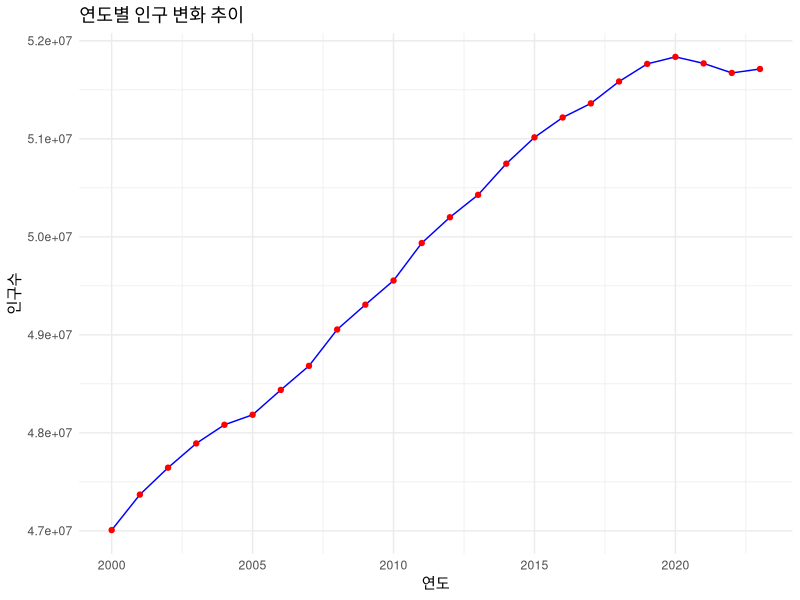
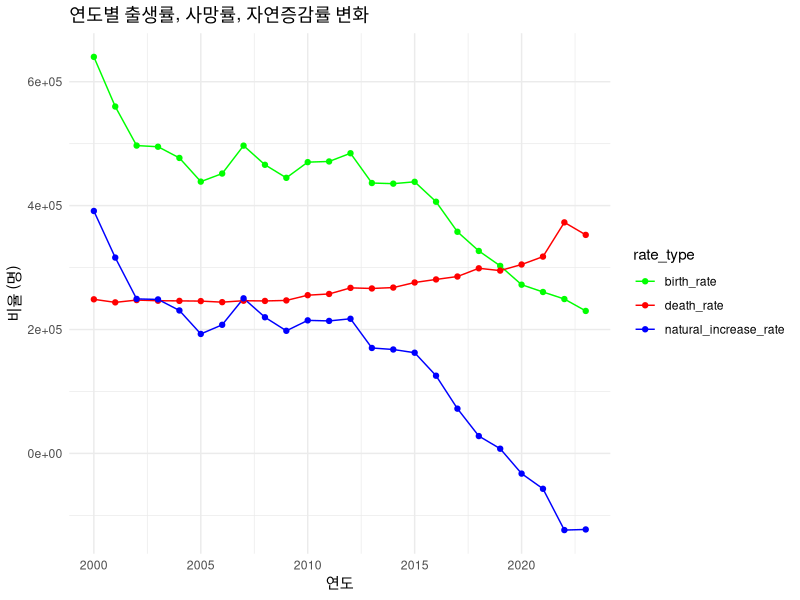
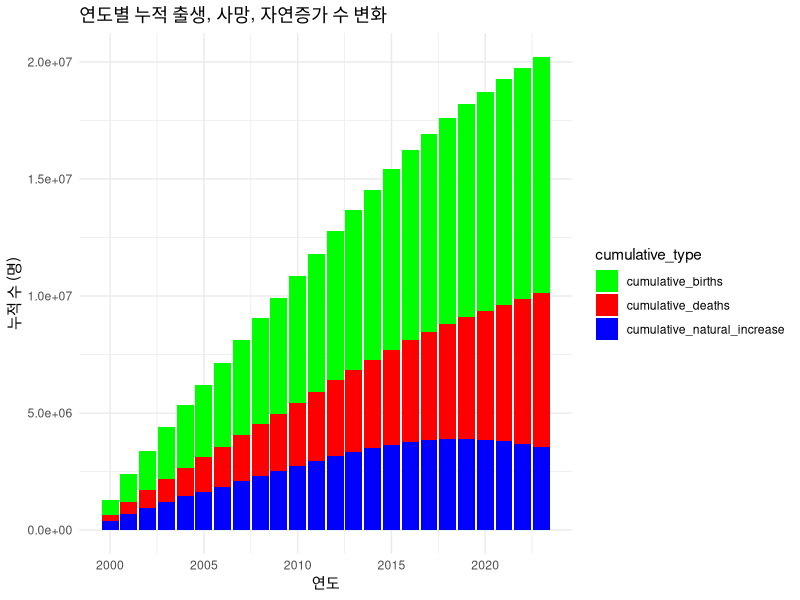
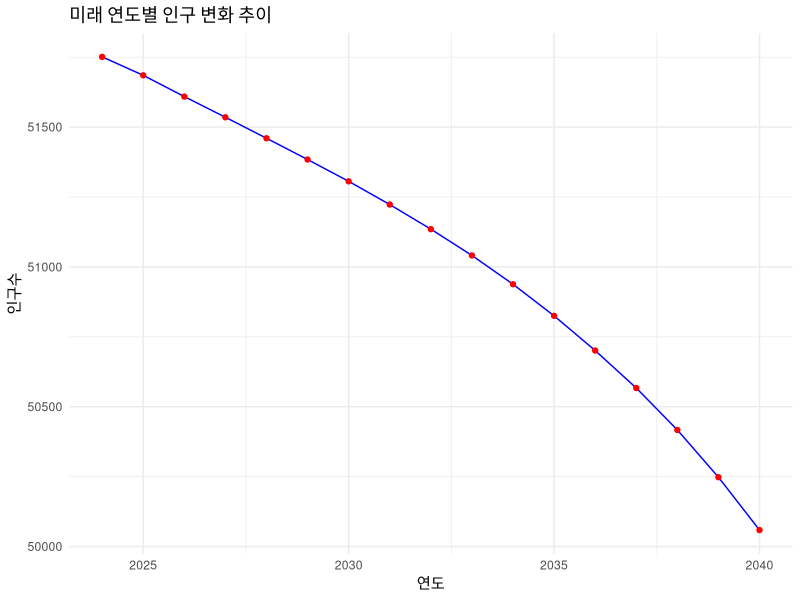
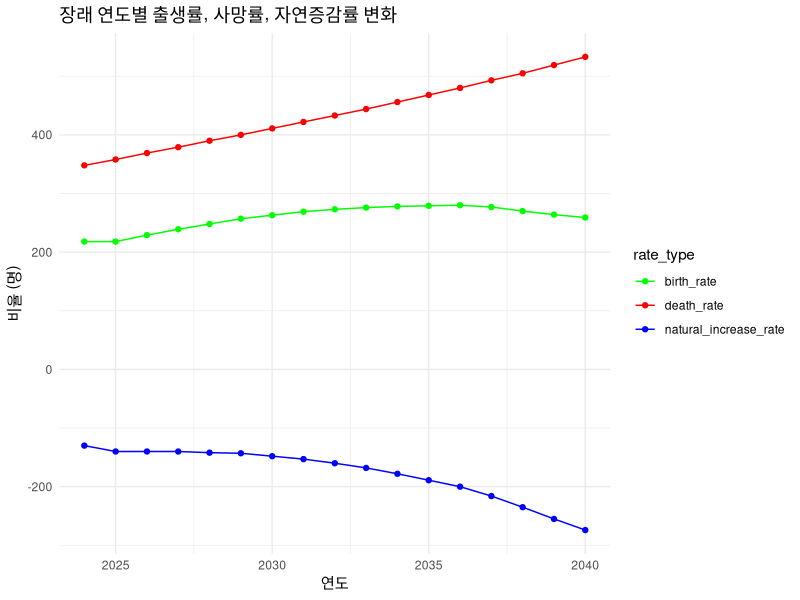

Write R code to recreate these figures, in order.
# 필요한 라이브러리 로드
library(tidyverse)
library(lubridate)

# 데이터 불러오기
demographic_data <- read.csv("PopulationByYear.csv")

# 데이터 구조 확인
str(demographic_data)

# 데이터 확인
head(demographic_data)

# 수치형으로 변환
demographic_data <- demographic_data %>%
  mutate(year = as.numeric(year),
         population = as.numeric(gsub(",", "", population)),
         birth_rate = as.numeric(gsub(",", "", birth_rate)),
         death_rate = as.numeric(gsub(",", "", death_rate)),
         natural_increase_rate = as.numeric(gsub(",", "", natural_increase_rate)))

# 변환된 데이터 확인
str(demographic_data)
head(demographic_data)

# 연도별 인구 변화 시각화
ggplot(demographic_data, aes(x = year, y = population)) +
  geom_line(color = "blue") +
  geom_point(color = "red") +
  ggtitle("연도별 인구 변화 추이") +
  xlab("연도") +
  ylab("인구수") +
  theme_minimal()

# 출생률, 사망률, 자연증감률 시각화
demographic_data_long <- demographic_data %>%
  pivot_longer(cols = c(birth_rate, death_rate, natural_increase_rate), 
               names_to = "rate_type", values_to = "rate")

ggplot(demographic_data_long, aes(x = year, y = rate, color = rate_type)) +
  geom_line() +
  geom_point() +
  ggtitle("연도별 출생률, 사망률, 자연증감률 변화") +
  xlab("연도") +
  ylab("비율 (명)") +
  theme_minimal() +
  scale_color_manual(values = c("birth_rate" = "green", 
                                "death_rate" = "red", 
                                "natural_increase_rate" = "blue"))

# 누적 출생, 사망, 자연증가 수 계산
demographic_data <- demographic_data %>%
  mutate(cumulative_births = cumsum(birth_rate),
         cumulative_deaths = cumsum(death_rate),
         cumulative_natural_increase = cumsum(natural_increase_rate))

# 누적 출생, 사망, 자연증가 수 시각화
demographic_data_long_cumulative <- demographic_data %>%
  pivot_longer(cols = c(cumulative_births, cumulative_deaths, cumulative_natural_increase), 
               names_to = "cumulative_type", values_to = "cumulative_value")

ggplot(demographic_data_long_cumulative, aes(x = year, y = cumulative_value, fill = cumulative_type)) +
  geom_bar(stat = "identity", position = "stack") +
  ggtitle("연도별 누적 출생, 사망, 자연증가 수 변화") +
  xlab("연도") +
  ylab("누적 수 (명)") +
  theme_minimal() +
  scale_fill_manual(values = c("cumulative_births" = "green", 
                               "cumulative_deaths" = "red", 
                               "cumulative_natural_increase" = "blue"))


# 장래데이터 불러오기
future_data <- read.csv("PopulationByFuture.csv")

# 데이터 구조 확인
str(future_data)

# 수치형으로 변환
future_data <- future_data %>%
  mutate(year = as.numeric(year),
         population = as.numeric(gsub(",", "", population)),
         birth_rate = as.numeric(gsub(",", "", birth_rate)),
         death_rate = as.numeric(gsub(",", "", death_rate)),
         natural_increase_rate = as.numeric(gsub(",", "", natural_increase_rate)))

# 변환된 데이터 확인
str(future_data)
head(future_data)

# 연도별 인구 변화 시각화
ggplot(future_data, aes(x = year, y = population)) +
  geom_line(color = "blue") +
  geom_point(color = "red") +
  ggtitle("미래 연도별 인구 변화 추이") +
  xlab("연도") +
  ylab("인구수") +
  theme_minimal()

# 출생률, 사망률, 자연증감률 시각화
future_data_long <- future_data %>%
  pivot_longer(cols = c(birth_rate, death_rate, natural_increase_rate), 
               names_to = "rate_type", values_to = "rate")

ggplot(future_data_long, aes(x = year, y = rate, color = rate_type)) +
  geom_line() +
  geom_point() +
  ggtitle("장래 연도별 출생률, 사망률, 자연증감률 변화") +
  xlab("연도") +
  ylab("비율 (명)") +
  theme_minimal() +
  scale_color_manual(values = c("birth_rate" = "green", 
                                "death_rate" = "red", 
                                "natural_increase_rate" = "blue"))

